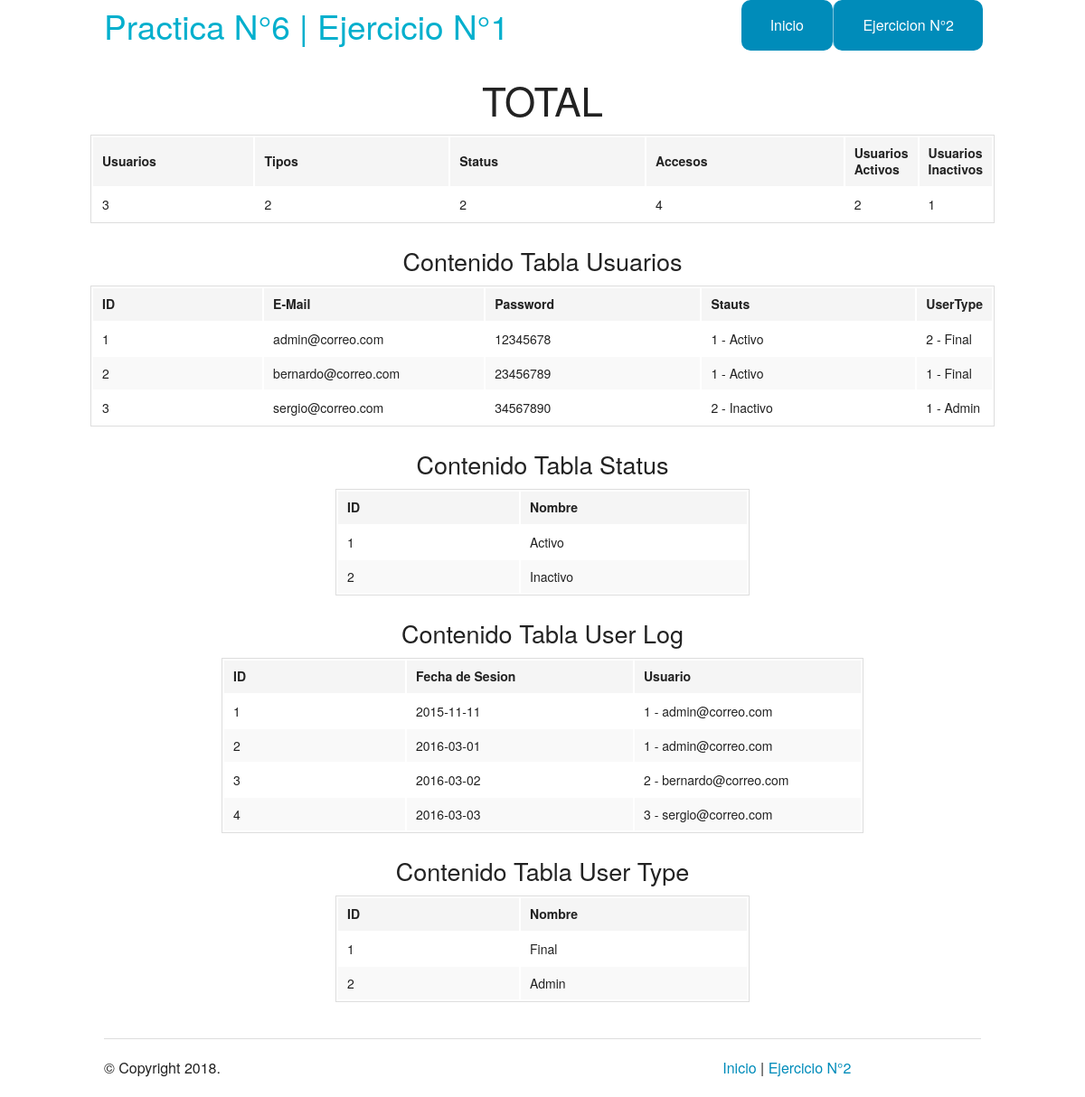
Screenshot of /Ejercicio1/index.php with the database file from the repository.
### tables this page shows
CREATE TABLE `user` (
  `id` int(11) NOT NULL,
  `email` varchar(45) DEFAULT NULL,
  `password` varchar(45) DEFAULT NULL,
  `status_id` int(11) NOT NULL,
  `user_type_id` int(11) NOT NULL
);

CREATE TABLE `status` (
  `id` int(11) NOT NULL,
  `name` varchar(45) DEFAULT NULL
);

CREATE TABLE `user_type` (
  `id` int(11) NOT NULL,
  `name` varchar(45) DEFAULT NULL
);

### Ejercicio1/index.php (the view, shortened to what this page needs)
<?php
    include("../db/connection.php");
    $query = "SELECT COUNT(*) as total_users FROM user";
    $statement = $pdo->prepare($query);
    $statement->execute();
    $results = $statement->fetchAll();
    $total_users = $results[0]['total_users'];
    $query = "SELECT COUNT(*) as total_users_type FROM user_type";
    $statement = $pdo->prepare($query);
    $statement->execute();
    $results = $statement->fetchAll();
    $total_users_type = $results[0]['total_users_type'];
    $query = "SELECT COUNT(*) as total_status FROM status";
    $statement = $pdo->prepare($query);
    $statement->execute();
    $results = $statement->fetchAll();
    $total_status = $results[0]['total_status'];
    $query = "SELECT COUNT(*) as total_logged FROM user_log";
    $statement = $pdo->prepare($query);
    $statement->execute();
    $results = $statement->fetchAll();
    $total_logged = $results[0]['total_logged'];
    $query = "SELECT COUNT(*) as total_active_users FROM user where status_id = 1";
    $statement = $pdo->prepare($query);
    $statement->execute();
    $results = $statement->fetchAll();
    $total_active_users = $results[0]['total_active_users'];
    $query = "SELECT COUNT(*) as total_inactive_users FROM user WHERE status_id <>1";
    $statement = $pdo->prepare($query);
    $statement->execute();
    $results = $statement->fetchAll();
    $total_inactive_users = $results[0]['total_inactive_users'];
    $query = "SELECT *  FROM user";
    $statement = $pdo->prepare($query);
    $statement->execute();
    $user = $statement->fetchAll();
    $query = "SELECT *  FROM status";
    $statement = $pdo->prepare($query);
    $statement->execute();
    $status = $statement->fetchAll();
    $query = "SELECT s.name  FROM user as u INNER JOIN status as s WHERE u.status_id = s.id";
    $statement = $pdo->prepare($query);
    $statement->execute();
    $user_status = $statement->fetchAll();
     $query = "SELECT *  FROM user_log";
    $statement = $pdo->prepare($query);
    $statement->execute();
    $log = $statement->fetchAll();
    $query = "SELECT u.email  FROM user as u INNER JOIN user_log as l WHERE u.id = l.user_id";
    $statement = $pdo->prepare($query);
    $statement->execute();
    $user_log = $statement->fetchAll();
    $query = "SELECT *  FROM user_type";
    $statement = $pdo->prepare($query);
    $statement->execute();
    $type = $statement->fetchAll();
    $query = "SELECT t.name FROM user AS u INNER JOIN user_type AS t WHERE u.user_type_id = t.id";
    $statement = $pdo->prepare($query);
    $statement->execute();
    $user_type = $statement->fetchAll();
?>
<!doctype html>
<html class="no-js" lang="en">
    <head>
        <link rel="stylesheet" href="../css/foundation.css" />
    </head>
    <body>
        <?php require_once('header.php'); ?>
        <div class="row">
            <div class="large-12 columns" align="center">
                <div class="section-container tabs" data-section>
                    <section class="section">
                        <div class="content" data-slug="panel1">
                            <div class="row">
                                <H1>TOTAL</H1>
                                <table>
                                    <thead>
                                        <tr>
                                            <th width="200">Usuarios</th>
                                            <th width="250">Tipos</th>
                                            <th width="250">Status</th>
                                            <th width="250">Accesos</th>
                                            <th widht="250">Usuarios Activos</th>
                                            <th widht="250">Usuarios Inactivos</th>
                                        </tr>
                                    </thead>
                                    <tbody>
                                        <tr>
                                            <td><?php echo $total_users;?></td>
                                            <td><?php echo $total_users_type;?></td>
                                            <td><?php echo $total_status;?></td>
                                            <td><?php echo $total_logged;?></td>
                                            <td><?php echo $total_active_users;?></td>
                                            <td><?php echo $total_inactive_users;?></td>
                                        </tr>
                                    </tbody>
                                </table>
                            </div>
                    </section>
                    <section class="section">
                        <h3>Contenido Tabla Usuarios</h3>
                         <div class="content" data-slug="panel1">
                            <div class="row">
                                <table>
                                    <thead>
                                        <tr>
                                            <th width="200">ID</th>
                                            <th width="250">E-Mail</th>
                                            <th width="250">Password</th>
                                            <th width="250">Stauts</th>
                                            <th widht="250">UserType</th>
                                        </tr>
                                    </thead>
                                    <tbody>
                                        <?php
                                            $i=0;
                                            while($i<$total_users){
                                        ?>
                                            <tr>
                                                <td><?php echo $user[$i]['id']?></td>
                                                <td><?php echo $user[$i]['email'];?></td>
                                                <td><?php echo $user[$i]['password'];?></td>
                                                <td><?php echo $user[$i]['status_id']. " - " . $user_status[$i]['name'];?></td>
                                                <td><?php echo $user[$i]['user_type_id']. " - " . $user_type[$i]['name'];?></td>
                                            </tr>
                                        <?php
                                            $i++;
                                        }
                                        ?>
                                    </tbody>
                                </table>
                            </div>
                    </section>
                    <section class="section">
                        <h3>Contenido Tabla Status</h3>
                         <div class="content" data-slug="panel1">
                            <div class="row">
                                <table>
                                    <thead>
                                        <tr>
                                            <th width="200">ID</th>
                                            <th width="250">Nombre</th>
                                        </tr>
                                    </thead>
                                    <tbody>
                                        <?php
                                            $i=0;
                                            while($i<$total_status){
                                        ?>
                                            <tr>
                                                <td><?php echo $status[$i]['id']?></td>
                                                <td><?php echo $status[$i]['name'];?></td>
                                            </tr>
                                        <?php
                                            $i++;
                                            }
                                        ?>
                                    </tbody>
                                </table>
                            </div>
                    </section>
                    <section class="section">
                        <h3>Contenido Tabla User Log</h3>
                         <div class="content" data-slug="panel1">
                            <div class="row">
                                <table>
                                    <thead>
                                        <tr>
                                            <th width="200">ID</th>
                                            <th width="250">Fecha de Sesion</th>
                                            <th width="250">Usuario</th>
                                        </tr>
                                    </thead>
                                    <tbody>
                                        <?php
                                            $i=0;
                                            while($i<$total_logged){
                                        ?>
                                            <tr>
                                                <td><?php echo $log[$i]['id']?></td>
                                                <td><?php echo $log[$i]['date_logged_in'];?></td>
                                                <td><?php echo $log[$i]['user_id'] . " - " . $user_log[$i]['email'];?></td>
                                            </tr>
                                        <?php
                                            $i++;
                                            }
                                        ?>
                                    </tbody>
                                </table>
                            </div>
                    </section>
                    <section class="section">
                        <h3>Contenido Tabla User Type</h3>
                         <div class="content" data-slug="panel1">
                            <div class="row">
                                <table>
                                    <thead>
                                        <tr>
                                            <th width="200">ID</th>
                                            <th width="250">Nombre</th>
                                        </tr>
                                    </thead>
                                    <tbody>
                                        <?php
                                            $i=0;
                                            while($i<$total_status){
                                        ?>
                                            <tr>
                                                <td><?php echo $type[$i]['id']?></td>
                                                <td><?php echo $type[$i]['name'];?></td>
                                            </tr>
                                        <?php
                                            $i++;
                                            }
                                        ?>
                                    </tbody>
                                </table>
                            </div>
                    </section>
                </div>
            </div>
        </div>
    <?php require_once('footer.php'); ?>

### Ejercicio1/header.php (shortened to what this page needs)
<!doctype html>
<html class="no-js" lang="en">
  <head>
    <link rel="stylesheet" href="./css/foundation.css" />
  </head>
  <body>
<div class="row">
      <div class="large-6 columns">
        <h2 style="color:#03AFCD">Practica N°6 | Ejercicio N°1</h2>
      </div>
      <div class="large-6 columns">
        <ul class="right button-group">
          <li><a href="../index.php" class="button" style="border-radius:10px">Inicio</a></li>
          <li><a href="../Ejercicio2/index.php" class="button" style="border-radius:10px">Ejercicion N°2</a></li>
        </ul>
      </div>
    </div>

### Ejercicio1/footer.php (shortened to what this page needs)
<footer class="row">
      <div class="large-12 columns">
        <hr/>
        <div class="row">
          <div class="large-8 columns">
            <p>&copy; Copyright <?php echo date('Y'); ?>.</p>
          </div>
          <div class="large-4 columns">
            <ul>
              <a href="../index.php">Inicio</a> | <a href="../Ejercicio2/index.php">Ejercicio N°2</a>
            </ul>
          </div>
        </div>
      </div>
    </footer>
  </body>
</html>

### rows the page displays
user: id "1", email "admin@correo.com", password "12345678", status "1", status.name "Activo", user_type "2"
user_type: name "Final", id "1"
user: id "2", email "bernardo@correo.com", password "23456789", status "1", status.name "Activo", user_type "1", user_type.name "Final"
user: id "3", email "sergio@correo.com", password "34567890", status "2", status.name "Inactivo", user_type "1"
user_type: name "Admin", id "2"
status: id "1", name "Activo"
status: id "2", name "Inactivo"

### other values shown
$total_users "3"
$total_users_type "2"
$total_status "2"
$total_logged "4"
$total_active_users "2"
$total_inactive_users "1"
$log[$i]['id'] "1"
$log[$i]['date_logged_in'] "2015-11-11"
$log[$i]['user_id'] "1"
$user_log[$i]['email'] "admin@correo.com"
$log[$i]['id'] "2"
$log[$i]['date_logged_in'] "2016-03-01"
$log[$i]['id'] "3"
$log[$i]['date_logged_in'] "2016-03-02"
$log[$i]['user_id'] "2"
